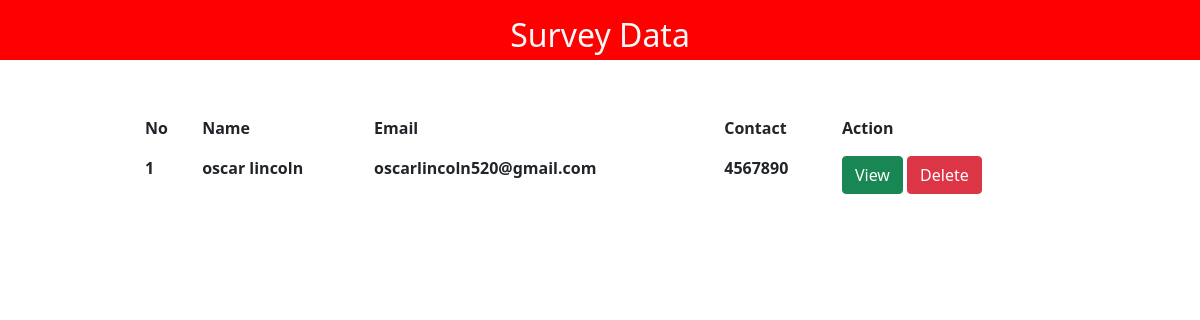
Page /admin-dashboard (signed in) on the committed database.
### core/models.py (models this page shows, shortened)
class Survey(models.Model):
    name=models.CharField(max_length=100)
    email = models.CharField(max_length=100)
    contact = models.CharField(max_length=100)
    feedback = models.TextField()
    challenges = models.TextField()
    improvements = models.TextField()
    comments = models.TextField()

### core/views.py (the view)
# urls.py: path('admin-dashboard', views.admin_dashboard_view,name='admin-dashboard'),
@login_required(login_url='adminlogin')
def admin_dashboard_view(request):
    survey = Survey.objects.all()
    context = {
        'survey':survey
    }
    return render(request, 'dashboard.html', context)

### template/dashboard.html (shortened to what this page needs)
<!DOCTYPE html>
{% load widget_tweaks  %}
<html lang="en" dir="ltr">
  <head>
    <link href="https://cdn.jsdelivr.net/npm/bootstrap@5.0.2/dist/css/bootstrap.min.css" rel="stylesheet">
  </head>
  <body>
    <nav style="background-color: red;height: 60px;">
    <h2 class="text-center text-light py-3">Survey Data</h2>
    </nav>
    <div class="container">
    <div class="row">
        <div class="col-md-1"></div>
        <div class="col-md-10">
            <table class="table table-borderless mt-5">
                <thead>
                    <tr>
                      <th scope="col">No</th>
                      <th scope="col">Name</th>
                      <th scope="col">Email</th>
                      <th scope="col">Contact</th>
                      <th scope="col">Action</th>
                    </tr>
                  </thead>
                  <tbody>
                    {% for item in survey %}
                    <tr>
                      <th scope="row">{{item.id}}</th>
                      <th scope="col">{{item.name}}</th>
                      <th scope="col">{{item.email}}</th>
                      <th scope="col">{{item.contact}}</th>
                      <td>
                        <a href="{% url 'view' item.id %}"><button class="btn btn-success">View</button></a>
                        <a href="{% url 'delete_item' item.id %}"><button class="btn btn-danger">Delete</button></a>
                      </td>
                    </tr>
                    {% endfor %}
                  </tbody>
            </table>
        </div>
        <div class="col-md-1"></div>
    </div>
    </div>
  </body>
</html>

### rows in the picture
Survey: id "1", name "oscar lincoln", email "oscarlincoln520@gmail.com", contact "4567890"
